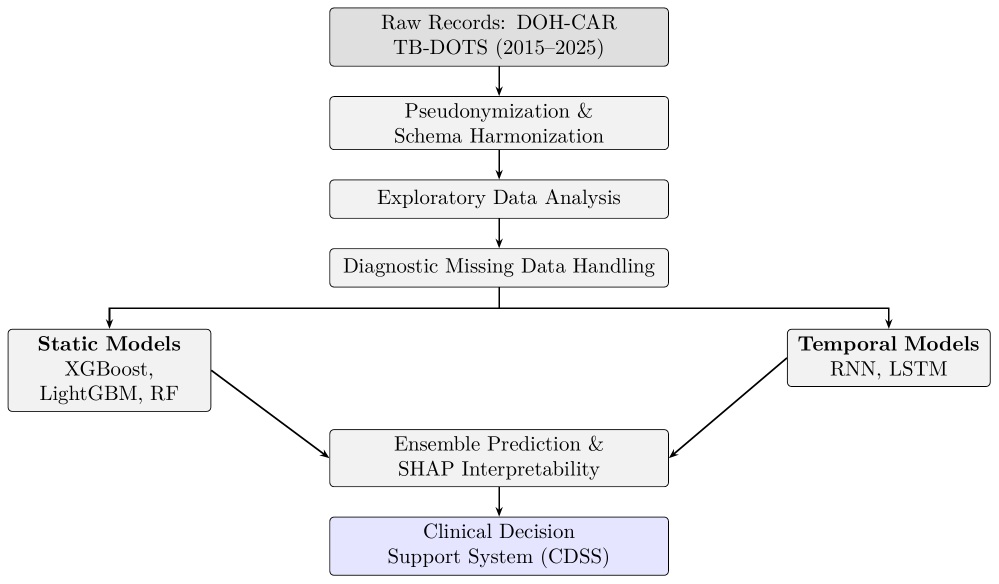
#> input picture paper/apa/tikz_1.png, 1997 x 1167 px (shown at 1/2 size)
$ python -i convert_latex_to_docx.py   (imports and definitions only)
#> lines starting #> are read from the running program, lines starting #| are printed output that depends on the picture
#!/usr/bin/env python3
import os
import re
import glob
import subprocess
import shutil
from docx import Document
from docx.shared import Inches, Pt, RGBColor, Mm
from docx.enum.text import WD_ALIGN_PARAGRAPH
from docx.oxml import OxmlElement
from docx.oxml.ns import qn

# Paths configuration
BASE_DIR = os.path.dirname(os.path.abspath(__file__))
MAIN_TEX = os.path.join(BASE_DIR, "thesis_apa.tex")
PREPROCESSED_TEX = os.path.join(BASE_DIR, "thesis_preprocessed.tex")
DRAFT_DOCX = os.path.join(BASE_DIR, "thesis_draft.docx")
FINAL_DOCX = os.path.join(BASE_DIR, "thesis_apa.docx")
BIB_FILE = os.path.join(BASE_DIR, "references.bib")
CSL_FILE = os.path.join(BASE_DIR, "apa.csl")
ICREATE_PDF = os.path.join(BASE_DIR, "iCreate.pdf")

# Monospace detection sets (used in is_mono_run)
_MONO_FONT_KEYWORDS = {
    'courier', 'consolas', 'lucida console', 'andale mono',
    'source code pro', 'dejavu sans mono', 'monaco', 'menlo',
}
_MONO_STYLE_KEYWORDS = {'verbatim', 'code', 'inline code', 'source code'}

# Math namespace
_MATH_NS = 'http://schemas.openxmlformats.org/officeDocument/2006/math'


# [96 lines left out: functions convert_pdf_to_png, convert_multipage_pdf_to_pngs, inline_latex, strip_resizebox, not called in this run]


def _trim_png_whitespace(png_path, border_px=15):
    """Uses PIL to auto-crop white margins from a PNG, adding a small border."""
#> called with png_path = 'tikz_1.png', border_px = 15
    from PIL import Image, ImageOps
    try:
        img = Image.open(png_path).convert('RGB')
#> img is the input picture: PIL image 1997x1167 RGB; mean R, G, B 244.4, 244.4, 245.2
        inverted = ImageOps.invert(img.convert('L'))
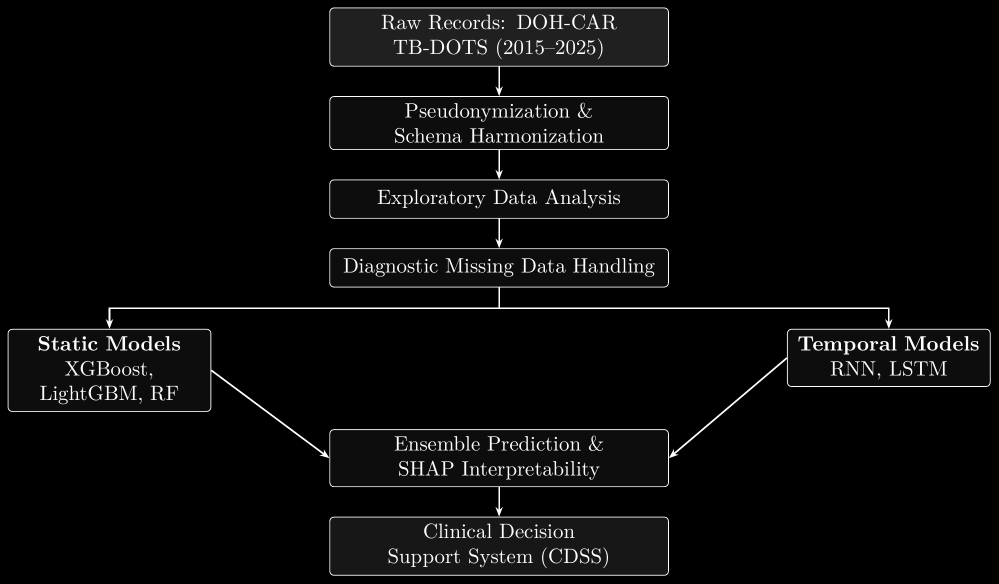
#> inverted: PIL image 1997x1167 L (shown at 1/2 size); min 0, max 255, mean 10.5
        bbox = inverted.getbbox()
#> bbox = (15, 15, 1982, 1152)
        if bbox:
            x1, y1, x2, y2 = bbox
#> x1 = 15; y1 = 15; x2 = 1982; y2 = 1152
            w, h = img.size
#> w = 1997; h = 1167
            img = img.crop((max(0, x1 - border_px), max(0, y1 - border_px),
                            min(w, x2 + border_px), min(h, y2 + border_px)))
        img.save(png_path)
        print(f"Trimmed whitespace: {png_path}")
    except Exception as e:
        print(f"Warning: could not trim {png_path}: {e}")


# [108 lines left out: functions render_tikz_figures, is_mono_run, para_is_centered, not called in this run]


def para_has_drawing(para):
    return bool(para._element.findall(f'.//{qn("w:drawing")}'))


def run_has_drawing(run):
    return bool(run._r.findall(f'.//{qn("w:drawing")}'))


# [539 lines left out: functions para_has_math, add_page_number_to_header, set_table_borders, _clear_para_runs, format_captions, insert_references_heading and 2 more, not called in this run]


# [2 lines not run here, left out]

>>> result = _trim_png_whitespace('tikz_1.png')
